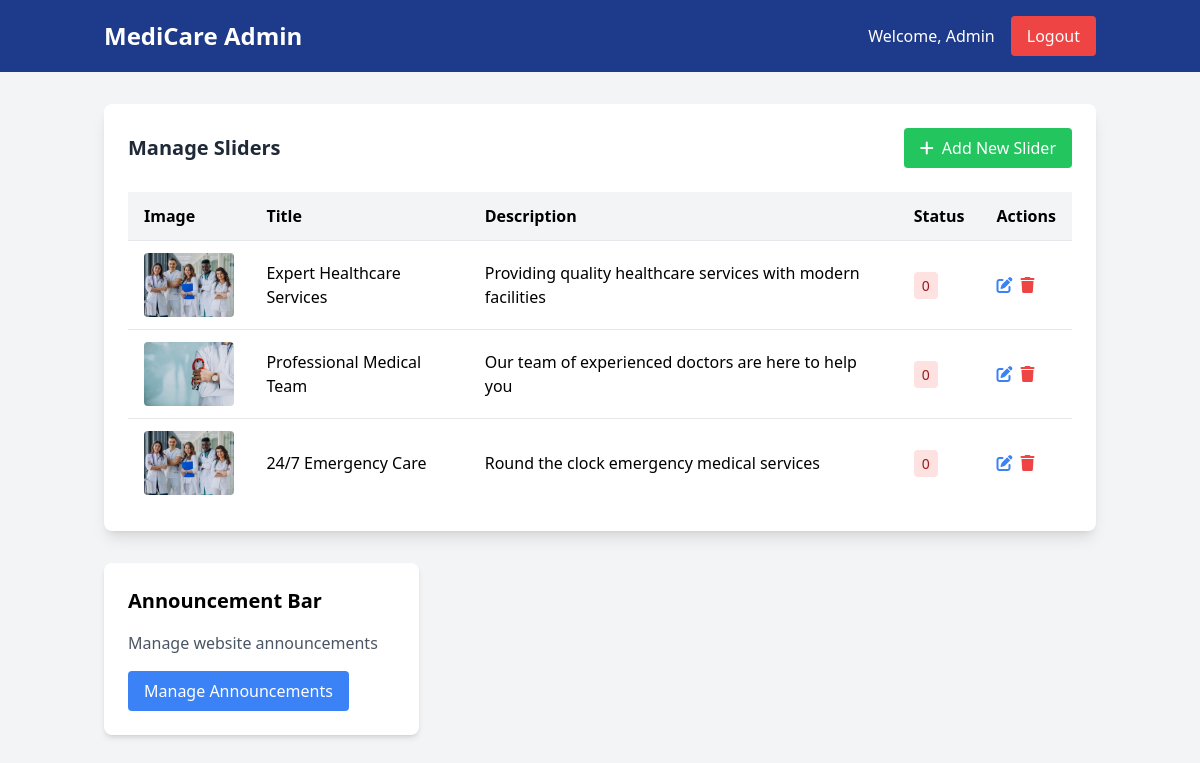
The page /admin/dashboard.php (signed in) on the database its author committed.
### tables this page shows
CREATE TABLE `sliders` (
  `id` int(11) NOT NULL,
  `title` varchar(200) DEFAULT NULL,
  `description` text DEFAULT NULL,
  `image_path` varchar(255) NOT NULL,
  `link` varchar(255) DEFAULT NULL,
  `status` tinyint(1) DEFAULT 1,
  `created_at` timestamp NOT NULL DEFAULT current_timestamp()
);

### db_connect.php (called while the page is built, shortened)
<?php
class database
{
	protected $_link, $_result, $_numRows, $inserted;
	public $host = 'localhost';
	public $username = 'root';
	public $password = '';
	public $db = 'medicare_db';
	public function __construct()
	{
        $this->_link = mysqli_connect($this->host, $this->username, $this->password) or die(mysqli_error()." Error in Connection.");
        mysqli_select_db($this->_link,$this->db) or die(mysqli_error()." Database is not Connected.");
	}
	public function query($sql)
	{
		return $this->_result = mysqli_query($this->_link,$sql);
	}
	public function numRows()
	{
		$numrow = mysqli_num_rows($this->_result);
		return $numrow;
	}
	public function rows()
	{
		$rows = array();
		for ($x = 0; $x < $this->numRows(); $x++)
		{
			$rows[] = mysqli_fetch_array($this->_result);
		}
		return $rows;
	}
}
?>

### admin/dashboard.php (the view, shortened to what this page needs)
<?php
require_once('../db_connect.php');
$obj = new database();
$query = "SELECT * FROM sliders ORDER BY created_at DESC";
$result = $obj->query($query);
if ($result === false) {
    $error = "Error: " . mysqli_error($obj);
    $sliders = [];
} else {
    $sliders = $obj->rows();
}
?>
<!DOCTYPE html>
<html lang="en">
<head>
    <script src="https://cdn.tailwindcss.com"></script>
    <link rel="stylesheet" href="https://cdnjs.cloudflare.com/ajax/libs/font-awesome/6.0.0/css/all.min.css">
</head>
<body class="bg-gray-100">
    <header class="bg-blue-900 text-white">
        <div class="container mx-auto px-4 py-4">
            <div class="flex justify-between items-center">
                <h1 class="text-2xl font-bold">MediCare Admin</h1>
                <div class="flex items-center space-x-4">
                    <span>Welcome, Admin</span>
                    <a href="logout.php" class="bg-red-500 text-white px-4 py-2 rounded hover:bg-red-600">Logout</a>
                </div>
            </div>
        </div>
    </header>
    <main class="container mx-auto px-4 py-8">
        <div class="bg-white rounded-lg shadow-lg p-6">
            <div class="flex justify-between items-center mb-6">
                <h2 class="text-xl font-bold text-gray-800">Manage Sliders</h2>
                <a href="add_slider.php" class="bg-green-500 text-white px-4 py-2 rounded hover:bg-green-600">
                    <i class="fas fa-plus mr-2"></i>Add New Slider
                </a>
            </div>
            <div class="overflow-x-auto">
                <table class="min-w-full bg-white">
                    <thead class="bg-gray-100">
                        <tr>
                            <th class="py-3 px-4 text-left">Image</th>
                            <th class="py-3 px-4 text-left">Title</th>
                            <th class="py-3 px-4 text-left">Description</th>
                            <th class="py-3 px-4 text-left">Status</th>
                            <th class="py-3 px-4 text-left">Actions</th>
                        </tr>
                    </thead>
                    <tbody>
                        <?php if (empty($sliders)): ?>
                        <tr>
                            <td colspan="5" class="py-4 px-4 text-center text-gray-500">
                                No sliders found. Click "Add New Slider" to create one.
                            </td>
                        </tr>
                        <?php else: ?>
                            <?php foreach ($sliders as $slider): ?>
                            <tr class="border-t">
                                <td class="py-3 px-4">
                                    <img src="../<?php echo htmlspecialchars($slider['image_path']); ?>"
                                         alt="Slider Image" class="w-24 h-16 object-cover rounded">
                                </td>
                                <td class="py-3 px-4"><?php echo htmlspecialchars($slider['title']); ?></td>
                                <td class="py-3 px-4"><?php echo htmlspecialchars($slider['description']); ?></td>
                                <td class="py-3 px-4">
                                    <span class="px-2 py-1 rounded text-sm <?php echo $slider['status'] === 'active' ? 'bg-green-100 text-green-800' : 'bg-red-100 text-red-800'; ?>">
                                        <?php echo ucfirst(htmlspecialchars($slider['status'])); ?>
                                    </span>
                                </td>
                                <td class="py-3 px-4">
                                    <div class="flex space-x-2">
                                        <a href="edit_slider.php?id=<?php echo $slider['id']; ?>"
                                           class="text-blue-500 hover:text-blue-700">
                                            <i class="fas fa-edit"></i>
                                        </a>
                                        <a href="delete_slider.php?id=<?php echo $slider['id']; ?>"
                                           class="text-red-500 hover:text-red-700"
                                           onclick="return confirm('Are you sure you want to delete this slider?')">
                                            <i class="fas fa-trash"></i>
                                        </a>
                                    </div>
                                </td>
                            </tr>
                            <?php endforeach; ?>
                        <?php endif; ?>
                    </tbody>
                </table>
            </div>
        </div>
        <div class="grid grid-cols-1 md:grid-cols-2 lg:grid-cols-3 gap-6 mt-8">
            <div class="bg-white rounded-lg shadow-md p-6">
                <h3 class="text-xl font-semibold mb-4">Announcement Bar</h3>
                <p class="text-gray-600 mb-4">Manage website announcements</p>
                <a href="manage_announcement.php" class="inline-block bg-blue-500 text-white px-4 py-2 rounded hover:bg-blue-600">Manage Announcements</a>
            </div>
        </div>
    </main>
</body>
</html>

### rows shown on the page
sliders: image_path (picture), title "Expert Healthcare Services", description "Providing quality healthcare services with modern facilities", status "0"
sliders: image_path (picture), title "Professional Medical Team", description "Our team of experienced doctors are here to help you", status "0"
sliders: image_path (picture), title "24/7 Emergency Care", description "Round the clock emergency medical services", status "0"
